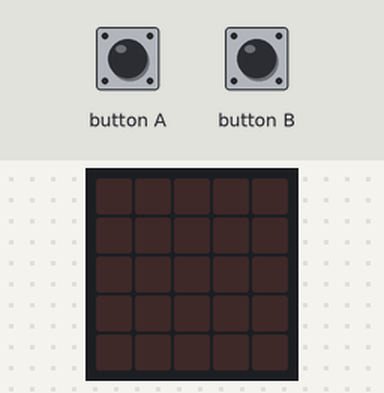
The program below on a simulated BBC micro:bit (MakeCode). On the bench: the board's 5×5 LED display. The test bench sets the inputs (shaded band).

Above: at 1.2 s.
1.3 s: button B pressed for 0.15 s
At 2.0 s:
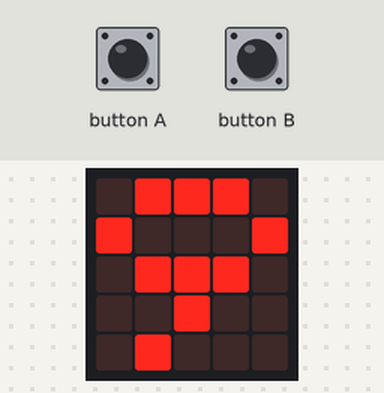
4.4 s: button A pressed for 0.15 s
At 5.4 s:
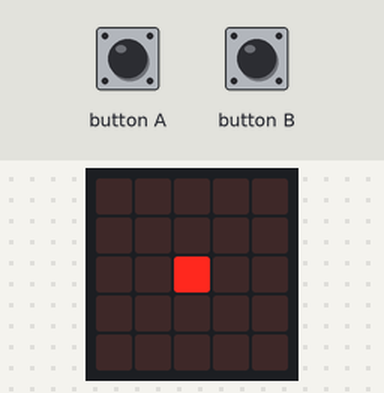
7.5 s: button B pressed for 0.15 s
At 15.75 s:
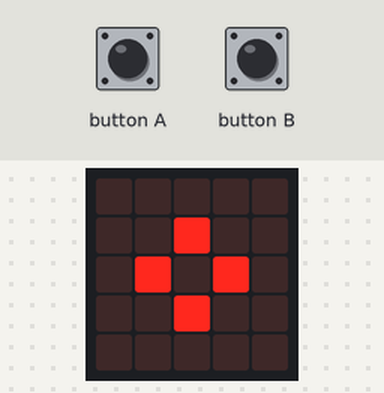
Timing chart, 0 to 17.2 s (numbered marks = the images above; inputs shaded):
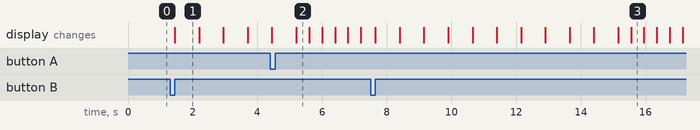

The program:

main.ts
```typescript
let count = 0
input.onButtonPressed(Button.A, function () {
    count = -1
})
input.onButtonPressed(Button.B, function () {
    count = 9
    basic.showNumber(count)
    while (count > 0) {
        count += -1
        basic.showNumber(count)
    }
    basic.showLeds(`
        . . . . .
        . . . . .
        . . # . .
        . . . . .
        . . . . .
        `)
    basic.showLeds(`
        . . . . .
        . . # . .
        . # . # .
        . . # . .
        . . . . .
        `)
    basic.showLeds(`
        . . # . .
        . # . # .
        # . . . #
        . # . # .
        . . # . .
        `)
    basic.showLeds(`
        . # . # .
        # . . . #
        . . . . .
        # . . . #
        . # . # .
        `)
    basic.showLeds(`
        # . . . #
        . . . . .
        . . . . .
        . . . . .
        # . . . #
        `)
    basic.showLeds(`
        . . . . .
        . . . . .
        . . . . .
        . . . . .
        . . . . .
        `)
})
```

test.ts
```typescript
// 在這裡測試；當此封包作為擴充功能時，將不會編譯此內容。
```

Measured:
- after the input at 1.3 s, the display: changes after 0.15 s (image 1)
- after the input at 4.4 s, the display: first differs from a run without the input after 0.80 s (image 2)
- after the input at 7.5 s, the display: first changes after 0.15 s (image 3 shows a later state)
- what the display in image 1 shows lasts 0.7 s, from 1.5 s to 2.2 s
- what the display in image 2 shows lasts 0.4 s, from 5.2 s to 5.6 s
